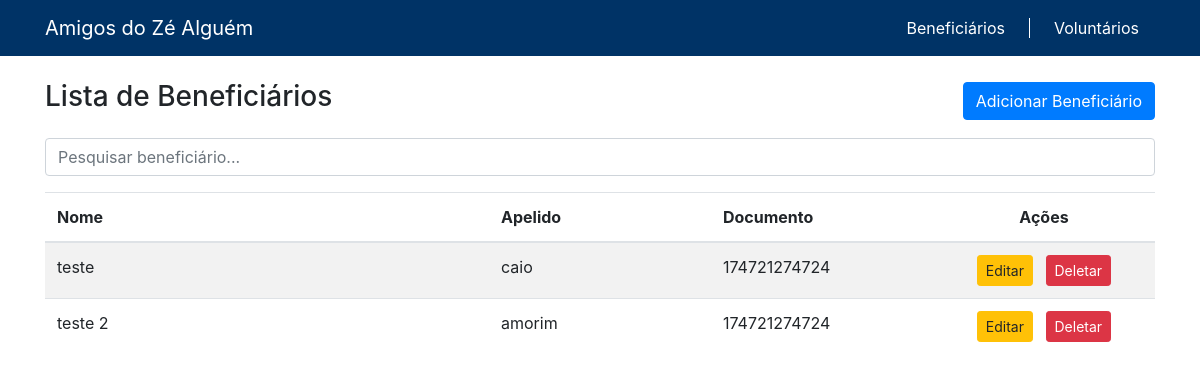
The page /crud/beneficiarios/ on the database its author committed.
### crud/models.py (models this page shows, shortened)
class Beneficiario(models.Model):
    nome = models.CharField(max_length=100)
    apelido = models.CharField(max_length=50)
    documento = models.CharField(max_length=20)
    endereco = models.CharField(max_length=100)
    telefone = models.CharField(max_length=20)
    data_registro = models.DateField(default=timezone.now)
    observacoes = models.TextField(null=True)

### crud/views.py (the view)
# urls.py: path('beneficiarios/', lista_beneficiarios, name='lista_beneficiarios'),
def lista_beneficiarios(request):
    beneficiarios = Beneficiario.objects.all()
    return render(request, "lista_beneficiarios.html", {"beneficiarios": beneficiarios})

### crud/templates/lista_beneficiarios.html (shortened to what this page needs)
<!DOCTYPE html>
<html lang="pt-BR">
<head>
  <link rel="stylesheet" href="https://stackpath.bootstrapcdn.com/bootstrap/4.5.2/css/bootstrap.min.css" />
</head>
<body>
  {% include 'topbar.html' %}
  <div class="container mt-4">
    <div class="d-flex justify-content-between align-items-center mb-3">
      <h1 class="h3 text-center">Lista de Beneficiários</h1>
      <a href="{% url 'salvar_beneficiario' %}" class="btn btn-primary">Adicionar Beneficiário</a>
    </div>
    <div class="input-group mb-3 mx-auto">
      <input type="text" class="form-control" id="searchInput" placeholder="Pesquisar beneficiário..." />
    </div>
    <table class="table table-striped table-hover mx-auto">
      <thead>
        <tr>
          <th class="col-4">Nome</th>
          <th class="col-2">Apelido</th>
          <th class="col-2">Documento</th>
          <th class="col-2 text-center">Ações</th>
        </tr>
      </thead>
      <tbody id="beneficiariosTable">
        {% for beneficiario in beneficiarios %}
        <tr>
          <td>{{ beneficiario.nome }}</td>
          <td>{{ beneficiario.apelido }}</td>
          <td>{{ beneficiario.documento }}</td>
          <td class="text-center">
            <a href="{% url 'editar_beneficiario' beneficiario.id %}" class="btn btn-sm btn-warning mr-2">Editar</a>
            <a href="{% url 'delete_beneficiario' beneficiario.id %}" class="btn btn-sm btn-danger">Deletar</a>
          </td>
        </tr>
        {% endfor %}
      </tbody>
    </table>
  </div>
</body>
</html>

### rows shown on the page
Beneficiario: nome "teste", apelido "caio", documento "174721274724"
Beneficiario: nome "teste 2", apelido "amorim", documento "174721274724"
